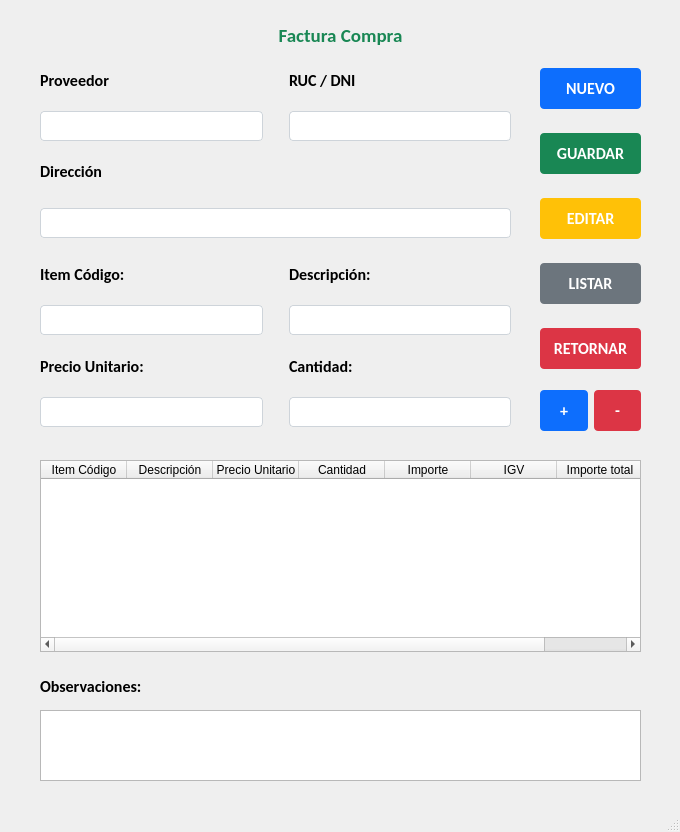
<?xml version="1.0" encoding="UTF-8"?>
<ui version="4.0">
 <class>MainWindow</class>
 <widget class="QMainWindow" name="MainWindow">
  <property name="geometry">
   <rect>
    <x>0</x>
    <y>0</y>
    <width>680</width>
    <height>832</height>
   </rect>
  </property>
  <property name="windowTitle">
   <string>MainWindow</string>
  </property>
  <widget class="QWidget" name="centralwidget">
   <widget class="QLabel" name="label_7">
    <property name="geometry">
     <rect>
      <x>10</x>
      <y>20</y>
      <width>661</width>
      <height>31</height>
     </rect>
    </property>
    <property name="font">
     <font>
      <family>Calibri</family>
      <pointsize>14</pointsize>
      <weight>75</weight>
      <bold>true</bold>
     </font>
    </property>
    <property name="styleSheet">
     <string notr="true">color: #198754;</string>
    </property>
    <property name="text">
     <string>&lt;html&gt;&lt;head/&gt;&lt;body&gt;&lt;p&gt;Factura Compra&lt;/p&gt;&lt;/body&gt;&lt;/html&gt;</string>
    </property>
    <property name="alignment">
     <set>Qt::AlignCenter</set>
    </property>
   </widget>
   <widget class="QWidget" name="layoutWidget">
    <property name="geometry">
     <rect>
      <x>540</x>
      <y>50</y>
      <width>101</width>
      <height>341</height>
     </rect>
    </property>
    <layout class="QVBoxLayout" name="verticalLayout">
     <item>
      <widget class="QPushButton" name="pushButton">
       <property name="font">
        <font>
         <family>Calibri</family>
         <pointsize>12</pointsize>
         <weight>75</weight>
         <bold>true</bold>
        </font>
       </property>
       <property name="styleSheet">
        <string notr="true">background-color: rgb(13, 110, 253);
border-radius: 4px;
color: #ffffff;
padding: 10px;</string>
       </property>
       <property name="text">
        <string>NUEVO</string>
       </property>
      </widget>
     </item>
     <item>
      <widget class="QPushButton" name="pushButton_2">
       <property name="font">
        <font>
         <family>Calibri</family>
         <pointsize>12</pointsize>
         <weight>75</weight>
         <bold>true</bold>
        </font>
       </property>
       <property name="styleSheet">
        <string notr="true">background-color: #198754;
border-radius: 4px;
color: #fff;
padding: 10px;</string>
       </property>
       <property name="text">
        <string>GUARDAR</string>
       </property>
      </widget>
     </item>
     <item>
      <widget class="QPushButton" name="pushButton_3">
       <property name="font">
        <font>
         <family>Calibri</family>
         <pointsize>12</pointsize>
         <weight>75</weight>
         <bold>true</bold>
        </font>
       </property>
       <property name="styleSheet">
        <string notr="true">background-color: #ffc107;
border-radius: 4px;
color: #ffffff;
padding: 10px;</string>
       </property>
       <property name="text">
        <string>EDITAR</string>
       </property>
      </widget>
     </item>
     <item>
      <widget class="QPushButton" name="pushButton_4">
       <property name="font">
        <font>
         <family>Calibri</family>
         <pointsize>12</pointsize>
         <weight>75</weight>
         <bold>true</bold>
        </font>
       </property>
       <property name="styleSheet">
        <string notr="true">background-color: #6c757d;
border-radius: 4px;
color: #ffffff;
padding: 10px;</string>
       </property>
       <property name="text">
        <string>LISTAR</string>
       </property>
      </widget>
     </item>
     <item>
      <widget class="QPushButton" name="pushButton_5">
       <property name="font">
        <font>
         <family>Calibri</family>
         <pointsize>12</pointsize>
         <weight>75</weight>
         <bold>true</bold>
        </font>
       </property>
       <property name="styleSheet">
        <string notr="true">background-color: #dc3545;
border-radius: 4px;
color: #ffffff;
padding: 10px;</string>
       </property>
       <property name="text">
        <string>RETORNAR</string>
       </property>
      </widget>
     </item>
    </layout>
   </widget>
   <widget class="QTableWidget" name="tableWidget">
    <property name="geometry">
     <rect>
      <x>40</x>
      <y>460</y>
      <width>601</width>
      <height>192</height>
     </rect>
    </property>
    <attribute name="horizontalHeaderDefaultSectionSize">
     <number>86</number>
    </attribute>
    <column>
     <property name="text">
      <string>Item Código</string>
     </property>
    </column>
    <column>
     <property name="text">
      <string>Descripción</string>
     </property>
    </column>
    <column>
     <property name="text">
      <string>Precio Unitario</string>
     </property>
    </column>
    <column>
     <property name="text">
      <string>Cantidad</string>
     </property>
    </column>
    <column>
     <property name="text">
      <string>Importe</string>
     </property>
    </column>
    <column>
     <property name="text">
      <string>IGV</string>
     </property>
    </column>
    <column>
     <property name="text">
      <string>Importe total</string>
     </property>
    </column>
   </widget>
   <widget class="QWidget" name="layoutWidget">
    <property name="geometry">
     <rect>
      <x>540</x>
      <y>390</y>
      <width>101</width>
      <height>41</height>
     </rect>
    </property>
    <layout class="QGridLayout" name="gridLayout_3">
     <item row="0" column="0">
      <widget class="QPushButton" name="pushButton_6">
       <property name="font">
        <font>
         <family>Calibri</family>
         <pointsize>12</pointsize>
         <weight>75</weight>
         <bold>true</bold>
        </font>
       </property>
       <property name="styleSheet">
        <string notr="true">background-color: rgb(13, 110, 253);
border-radius: 4px;
color: #ffffff;
padding: 10px;</string>
       </property>
       <property name="text">
        <string>+</string>
       </property>
      </widget>
     </item>
     <item row="0" column="1">
      <widget class="QPushButton" name="pushButton_7">
       <property name="font">
        <font>
         <family>Calibri</family>
         <pointsize>12</pointsize>
         <weight>75</weight>
         <bold>true</bold>
        </font>
       </property>
       <property name="styleSheet">
        <string notr="true">background-color: #dc3545;
border-radius: 4px;
color: #ffffff;
padding: 10px;</string>
       </property>
       <property name="text">
        <string>-</string>
       </property>
      </widget>
     </item>
    </layout>
   </widget>
   <widget class="QLabel" name="label_16">
    <property name="geometry">
     <rect>
      <x>40</x>
      <y>670</y>
      <width>111</width>
      <height>33</height>
     </rect>
    </property>
    <property name="font">
     <font>
      <family>Calibri</family>
      <pointsize>12</pointsize>
      <weight>75</weight>
      <bold>true</bold>
     </font>
    </property>
    <property name="text">
     <string>&lt;html&gt;&lt;head/&gt;&lt;body&gt;&lt;p&gt;Observaciones:&lt;/p&gt;&lt;/body&gt;&lt;/html&gt;</string>
    </property>
   </widget>
   <widget class="QTextEdit" name="textEdit">
    <property name="geometry">
     <rect>
      <x>40</x>
      <y>710</y>
      <width>601</width>
      <height>71</height>
     </rect>
    </property>
   </widget>
   <widget class="QWidget" name="layoutWidget">
    <property name="geometry">
     <rect>
      <x>40</x>
      <y>70</y>
      <width>471</width>
      <height>371</height>
     </rect>
    </property>
    <layout class="QVBoxLayout" name="verticalLayout_2">
     <item>
      <layout class="QGridLayout" name="gridLayout">
       <item row="1" column="0">
        <widget class="QLineEdit" name="lineEdit_7">
         <property name="styleSheet">
          <string notr="true">background-color: rgb(255, 255, 255);
border-radius: 4px;
padding: 6px;
border: 1px solid #ced4da;</string>
         </property>
        </widget>
       </item>
       <item row="1" column="2">
        <widget class="QLineEdit" name="lineEdit_3">
         <property name="styleSheet">
          <string notr="true">background-color: rgb(255, 255, 255);
border-radius: 4px;
padding: 6px;
border: 1px solid #ced4da;
</string>
         </property>
        </widget>
       </item>
       <item row="0" column="0">
        <widget class="QLabel" name="label_9">
         <property name="font">
          <font>
           <family>Calibri</family>
           <pointsize>12</pointsize>
           <weight>75</weight>
           <bold>true</bold>
          </font>
         </property>
         <property name="text">
          <string>&lt;html&gt;&lt;head/&gt;&lt;body&gt;&lt;p&gt;Proveedor&lt;/p&gt;&lt;/body&gt;&lt;/html&gt;</string>
         </property>
        </widget>
       </item>
       <item row="0" column="2">
        <widget class="QLabel" name="label_11">
         <property name="font">
          <font>
           <family>Calibri</family>
           <pointsize>12</pointsize>
           <weight>75</weight>
           <bold>true</bold>
          </font>
         </property>
         <property name="text">
          <string>&lt;html&gt;&lt;head/&gt;&lt;body&gt;&lt;p&gt;RUC / DNI&lt;/p&gt;&lt;/body&gt;&lt;/html&gt;</string>
         </property>
        </widget>
       </item>
       <item row="1" column="1">
        <spacer name="verticalSpacer_2">
         <property name="orientation">
          <enum>Qt::Vertical</enum>
         </property>
         <property name="sizeHint" stdset="0">
          <size>
           <width>20</width>
           <height>40</height>
          </size>
         </property>
        </spacer>
       </item>
      </layout>
     </item>
     <item>
      <layout class="QGridLayout" name="gridLayout_2">
       <item row="0" column="0">
        <widget class="QLabel" name="label_10">
         <property name="font">
          <font>
           <family>Calibri</family>
           <pointsize>12</pointsize>
           <weight>75</weight>
           <bold>true</bold>
          </font>
         </property>
         <property name="text">
          <string>&lt;html&gt;&lt;head/&gt;&lt;body&gt;&lt;p&gt;Dirección&lt;/p&gt;&lt;/body&gt;&lt;/html&gt;</string>
         </property>
        </widget>
       </item>
       <item row="2" column="0">
        <widget class="QLineEdit" name="lineEdit_2">
         <property name="styleSheet">
          <string notr="true">background-color: rgb(255, 255, 255);
border-radius: 4px;
padding: 6px;
border: 1px solid #ced4da;</string>
         </property>
        </widget>
       </item>
       <item row="1" column="0">
        <spacer name="horizontalSpacer_2">
         <property name="orientation">
          <enum>Qt::Horizontal</enum>
         </property>
         <property name="sizeHint" stdset="0">
          <size>
           <width>40</width>
           <height>20</height>
          </size>
         </property>
        </spacer>
       </item>
      </layout>
     </item>
     <item>
      <spacer name="horizontalSpacer">
       <property name="orientation">
        <enum>Qt::Horizontal</enum>
       </property>
       <property name="sizeHint" stdset="0">
        <size>
         <width>40</width>
         <height>20</height>
        </size>
       </property>
      </spacer>
     </item>
     <item>
      <layout class="QGridLayout" name="gridLayout_5">
       <item row="1" column="0">
        <widget class="QLineEdit" name="lineEdit_6">
         <property name="styleSheet">
          <string notr="true">background-color: rgb(255, 255, 255);
border-radius: 4px;
padding: 6px;
border: 1px solid #ced4da;
</string>
         </property>
        </widget>
       </item>
       <item row="1" column="2">
        <widget class="QLineEdit" name="lineEdit_8">
         <property name="styleSheet">
          <string notr="true">background-color: rgb(255, 255, 255);
border-radius: 4px;
padding: 6px;
border: 1px solid #ced4da;
</string>
         </property>
        </widget>
       </item>
       <item row="0" column="2">
        <widget class="QLabel" name="label_14">
         <property name="font">
          <font>
           <family>Calibri</family>
           <pointsize>12</pointsize>
           <weight>75</weight>
           <bold>true</bold>
          </font>
         </property>
         <property name="text">
          <string>&lt;html&gt;&lt;head/&gt;&lt;body&gt;&lt;p&gt;Descripción:&lt;/p&gt;&lt;/body&gt;&lt;/html&gt;</string>
         </property>
        </widget>
       </item>
       <item row="1" column="1">
        <spacer name="verticalSpacer_3">
         <property name="orientation">
          <enum>Qt::Vertical</enum>
         </property>
         <property name="sizeHint" stdset="0">
          <size>
           <width>20</width>
           <height>40</height>
          </size>
         </property>
        </spacer>
       </item>
       <item row="0" column="0">
        <widget class="QLabel" name="label_15">
         <property name="font">
          <font>
           <family>Calibri</family>
           <pointsize>12</pointsize>
           <weight>75</weight>
           <bold>true</bold>
          </font>
         </property>
         <property name="text">
          <string>&lt;html&gt;&lt;head/&gt;&lt;body&gt;&lt;p&gt;Item Código:&lt;/p&gt;&lt;/body&gt;&lt;/html&gt;</string>
         </property>
        </widget>
       </item>
      </layout>
     </item>
     <item>
      <layout class="QGridLayout" name="gridLayout_4">
       <item row="1" column="0">
        <widget class="QLineEdit" name="lineEdit_4">
         <property name="styleSheet">
          <string notr="true">background-color: rgb(255, 255, 255);
border-radius: 4px;
padding: 6px;
border: 1px solid #ced4da;
</string>
         </property>
        </widget>
       </item>
       <item row="1" column="2">
        <widget class="QLineEdit" name="lineEdit_5">
         <property name="styleSheet">
          <string notr="true">background-color: rgb(255, 255, 255);
border-radius: 4px;
padding: 6px;
border: 1px solid #ced4da;
</string>
         </property>
        </widget>
       </item>
       <item row="0" column="2">
        <widget class="QLabel" name="label_13">
         <property name="font">
          <font>
           <family>Calibri</family>
           <pointsize>12</pointsize>
           <weight>75</weight>
           <bold>true</bold>
          </font>
         </property>
         <property name="text">
          <string>&lt;html&gt;&lt;head/&gt;&lt;body&gt;&lt;p&gt;Cantidad:&lt;/p&gt;&lt;/body&gt;&lt;/html&gt;</string>
         </property>
        </widget>
       </item>
       <item row="1" column="1">
        <spacer name="verticalSpacer">
         <property name="orientation">
          <enum>Qt::Vertical</enum>
         </property>
         <property name="sizeHint" stdset="0">
          <size>
           <width>20</width>
           <height>40</height>
          </size>
         </property>
        </spacer>
       </item>
       <item row="0" column="0">
        <widget class="QLabel" name="label_12">
         <property name="font">
          <font>
           <family>Calibri</family>
           <pointsize>12</pointsize>
           <weight>75</weight>
           <bold>true</bold>
          </font>
         </property>
         <property name="text">
          <string>&lt;html&gt;&lt;head/&gt;&lt;body&gt;&lt;p&gt;Precio Unitario:&lt;/p&gt;&lt;/body&gt;&lt;/html&gt;</string>
         </property>
        </widget>
       </item>
      </layout>
     </item>
    </layout>
   </widget>
  </widget>
  <widget class="QStatusBar" name="statusbar"/>
 </widget>
 <resources/>
 <connections/>
</ui>
